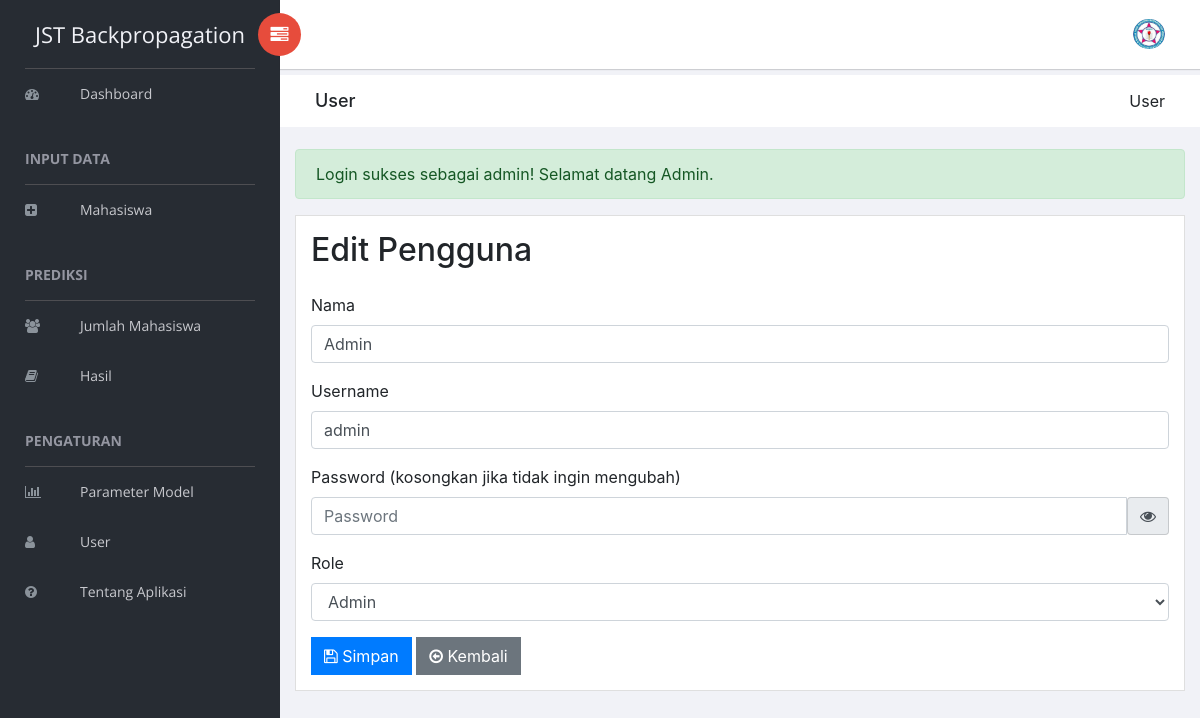
The page /editUser.php?id=1 (signed in) on the database as committed earlier.
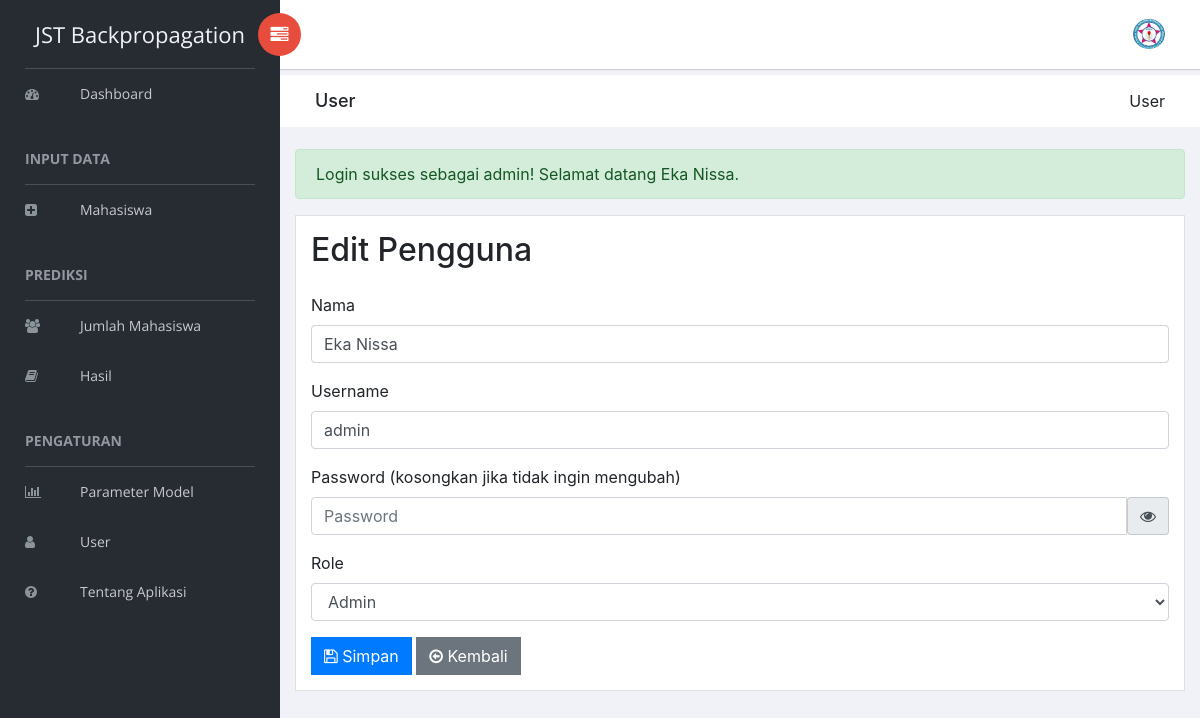
The same page on the database as committed later.
### tables this page shows
CREATE TABLE `users` (
  `id` int(11) NOT NULL,
  `nama` varchar(255) NOT NULL,
  `username` varchar(255) NOT NULL,
  `password` varchar(255) NOT NULL,
  `role` varchar(50) NOT NULL,
  `created_at` timestamp NOT NULL DEFAULT current_timestamp()
);

### editUser.php (the view, shortened to what the changed rows need)
<?php
require 'dbKoneksi.php';
$id = intval($_GET['id']);
$currentUser = $_SESSION['user_id'];
$currentUserRole = $_SESSION['role'];
$isSelf = ($currentUser == $id);
$isSuperAdmin = ($currentUser == 1);
$stmt = $conn->prepare("SELECT * FROM users WHERE id = ?");
$stmt->bind_param("i", $id);
$stmt->execute();
$result = $stmt->get_result();
$user = $result->fetch_assoc();
?>
<!doctype html>
<html class="no-js" lang="en">
<head>
    <link rel="stylesheet" href="vendors/bootstrap/dist/css/bootstrap.min.css">
    <link rel="stylesheet" href="vendors/font-awesome/css/font-awesome.min.css">
    <link rel="stylesheet" href="vendors/themify-icons/css/themify-icons.css">
    <link rel="stylesheet" href="vendors/flag-icon-css/css/flag-icon.min.css">
    <link rel="stylesheet" href="vendors/selectFX/css/cs-skin-elastic.css">
    <link rel="stylesheet" href="vendors/datatables.net-bs4/css/dataTables.bootstrap4.min.css">
    <link rel="stylesheet" href="vendors/datatables.net-buttons-bs4/css/buttons.bootstrap4.min.css">
    <link rel="stylesheet" href="assets/css/style.css">
</head>
<body>
    <div id="right-panel" class="right-panel">
        <div class="breadcrumbs">
            <div class="col-sm-4">
                <div class="page-header float-left">
                    <div class="page-title">
                        <h1>User</h1>
                    </div>
                </div>
            </div>
        </div>
        <div class="content mt-3">
            <div class="row">
                <div class="col-lg-12">
                    <?php if (isset($_SESSION['success'])) : ?>
                        <div class="alert alert-success" role="alert">
                            <?php
                            echo $_SESSION['success'];
                            ?>
                        </div>
                    <?php endif; ?>
                </div>
                <div class="col-lg-12">
                    <div class="card">
                        <div class="card-body">
                            <h2 class="mb-4">Edit Pengguna</h2>
                            <form action="editUser.php?id=<?= $id ?>" method="POST">
                                <div class="form-group">
                                    <label for="nama">Nama</label>
                                    <input type="text" name="nama" id="nama" class="form-control" value="<?= htmlspecialchars($user['nama']) ?>" autocomplete="off" required>
                                </div>
                                <?php if ($isSelf || $isSuperAdmin): ?>
                                    <div class="form-group">
                                        <label for="username">Username</label>
                                        <input type="text" name="username" id="username" class="form-control" value="<?= htmlspecialchars($user['username']) ?>" autocomplete="off" required>
                                    </div>
                                <?php endif; ?>
                                <?php if ($currentUserRole === 'admin' || $isSuperAdmin): ?>
                                    <div class="form-group">
                                        <label for="role">Role</label>
                                        <select name="role" id="role" class="form-control">
                                            <option value="admin" <?= $user['role'] === 'admin' ? 'selected' : '' ?>>Admin</option>
                                        </select>
                                    </div>
                                <?php endif; ?>
                            </form>
                        </div>
                    </div>
                </div>
            </div>
        </div>
    </div>
</body>
</html>

Rows that differ between the two databases and show on the page:
changed users "admin": nama "Admin" → "Eka Nissa"
Other text that changed with them:
$_SESSION['success']: "Login sukses sebagai admin! Selamat datang Admin." → "Login sukses sebagai admin! Selamat datang Eka Nissa."
